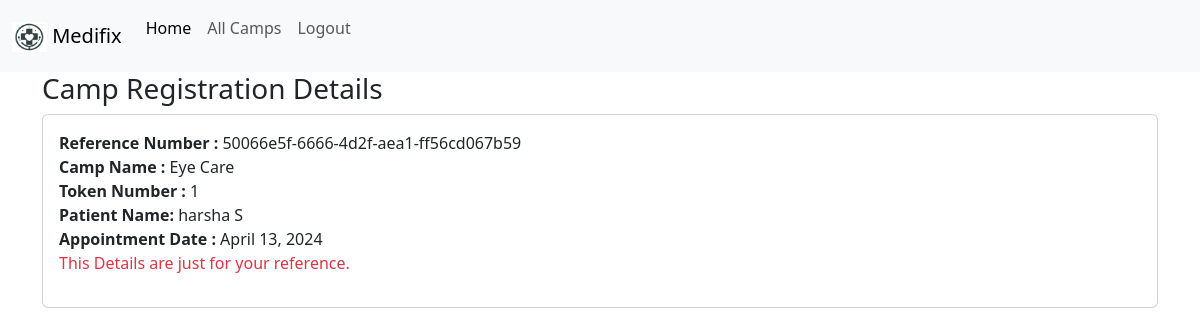
The app's page /appointment_detail/1/2/ with its own data.
### administration/models.py (models this page shows, shortened)
class appointment(models.Model):
    appointment_number = models.UUIDField(primary_key=True, default=uuid.uuid4, editable=False)
    user_name = models.ForeignKey(User, on_delete=models.DO_NOTHING, null=True)
    camp_name = models.ForeignKey(camp_details, on_delete=models.DO_NOTHING, null=True)
    token_no = models.IntegerField(null=True)
    appointment_date = models.DateField()

class camp_details(models.Model):
    camp_name = models.CharField(max_length=200,null=True)
    location = models.CharField(max_length=200, null=True)
    latitude = models.FloatField()
    longitude = models.FloatField()
    start_date_time = models.DateTimeField(blank=True, null=True)
    end_date_time = models.DateTimeField(blank=True, null=True)
    contact_website = models.URLField(max_length=200, null=True, blank=True)
    hospital_name = models.CharField(max_length=150,null=True, blank=True)
    club_name = models.CharField(max_length=150,null=True, blank=True)
    other = models.CharField(max_length = 150, null=True, blank=True)
    description = models.TextField(max_length = 3000, null=True)
    type_of_camp = models.CharField(max_length=30, null=True, choices=type_of_camp)
    cost = models.IntegerField(null=True, blank=True, default='0')
    total_camp_registrations = models.IntegerField()
    camp_register_active = models.BooleanField(default=False)
    registration = models.BooleanField(default=False)
    createdby = models.ForeignKey(User, on_delete=models.DO_NOTHING, null=True, blank=True)

### administration/views.py (the view)
# urls.py: path('appointment_detail/<int:camp_id>/<int:user>/', views.view_campregistration_details, name="view_campregistration_details"),
def view_campregistration_details(request, camp_id, user):
    camp_detail = get_object_or_404(camp_details, pk=camp_id)
    user_detail = get_object_or_404(User, pk=user)
    appointments = get_object_or_404(appointment, camp_name = camp_detail, user_name=user_detail)
    return render(request,'camp/view_registration_details.html', {'camp_detail':camp_detail, 'user_detail':user_detail, 'appointments':appointments})

### templates/camp/view_registration_details.html (shortened to what this page needs)
{% extends 'base.html' %}
{% load static %}
{% block content %}
<h3>Camp Registration Details</h3>
<div class="card">
    <div class="card-body">
        <b>Reference Number :</b> {{appointments.appointment_number}} <br>
        <b>Camp Name :</b> {{camp_detail.camp_name}} <br>
        <b>Token Number :</b> {{appointments.token_no}} <br>
        <b>Patient Name: </b> {{user_detail.get_full_name}} <br>
        <b>Appointment Date : </b> {{appointments.appointment_date}} <br>
        <p class="text-danger">This Details are just for your reference.</p>
    </div>
</div>
{% endblock %}

### records on screen
appointment: appointment_number "50066e5f-6666-4d2f-aea1-ff56cd067b59", token_no "1", appointment_date "April 13, 2024"
camp_details: camp_name "Eye Care"

### other values on screen
{{ user_detail.get_full_name }} "harsha S"
